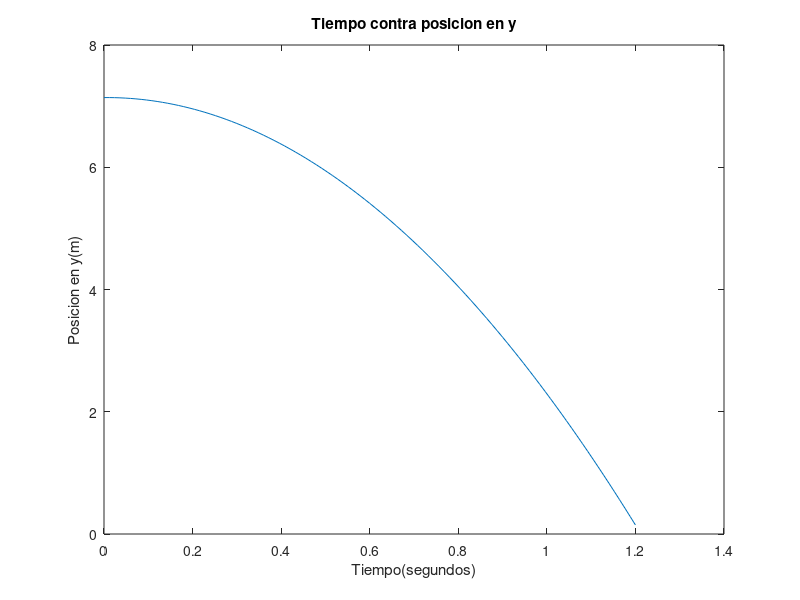

Source code (MATLAB):
clear all
close all
clc

%Definir parametros fisicos
m=0.152;
g=9.81;
dBo = 0.095;
Abo = pi*(dBo/2)^2;
d = 1204;
c=0; %Ajustar segun contexto\
ti=0;
tf = 1.2;
N = 100;
dt = (tf-ti)/N;
Farr=0;

%parametros temporales
v(1)=0;
t(1)=ti;
y(1)=7.14;

%Tardo 1.2 segundos
for n=1:N
    t(n+1)=t(n)+dt;
    Farr=-(1/2)*c*d*Abo*(abs(v(n))*v(n));
    v(n+1)=(dt*(Farr-m*g)/m)+v(n);
    y(n+1)=(v(n)*dt)+y(n);
end

plot(t,y);
xlabel("Tiempo(segundos)")
ylabel("Posicion en y(m)")
title("Tiempo contra posicion en y")